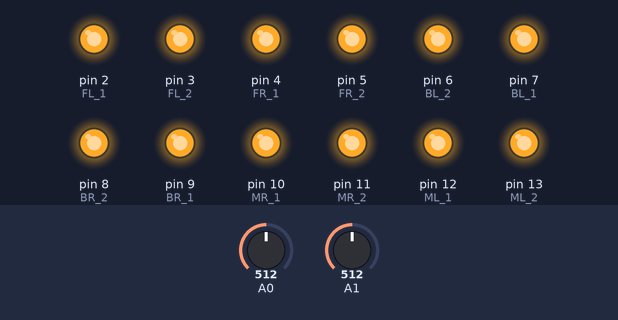
Bench run of a sketch on a simulated Arduino Uno, built with avr-gcc and run on an emulated ATmega328P. Parts: output pins drawn as LEDs (lit = HIGH). Inputs (shaded band) come from the test bench; at power-on: A0 = 512, A1 = 512.

Above: at 1.2 s.
1.3 s: A0 set to 328
2.8 s: A0 set to 311
At 3.4 s:
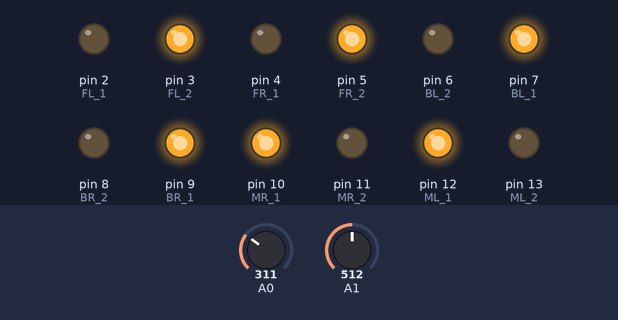
4.3 s: A0 set to 900
At 5.5 s:
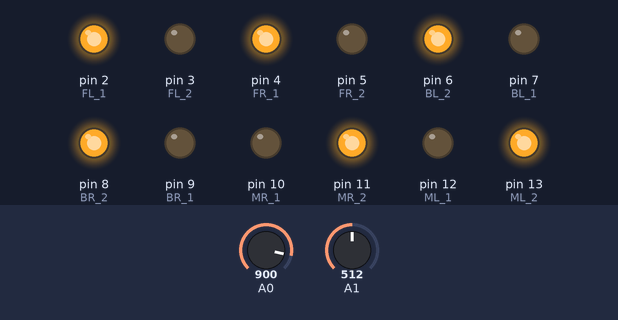
5.8 s: A0 set to 741
7.3 s: A0 set to 717
At 8.0 s:
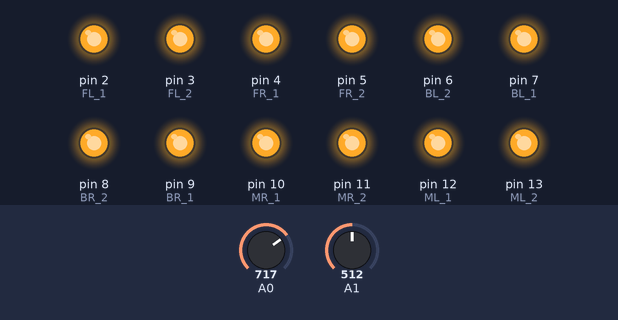
8.8 s: A1 set to 336
10.3 s: A1 set to 313
At 11.5 s:
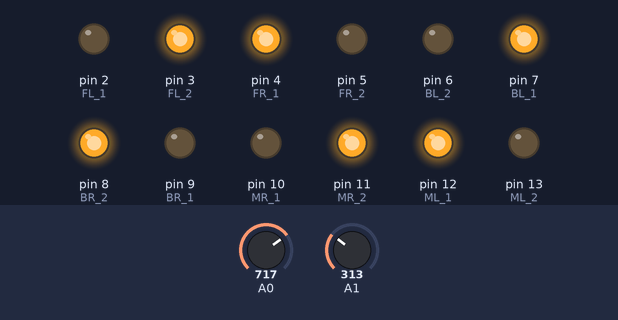
Timing chart, 0 to 12.8 s (numbered marks = the images above; inputs shaded):
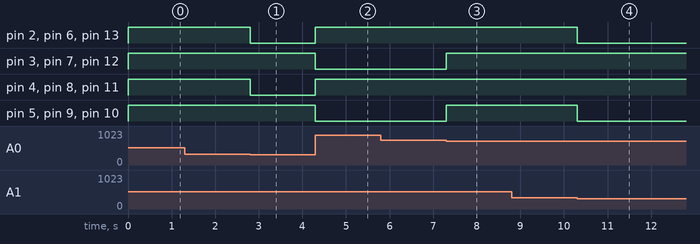

The sketch:

sketch_may25a.ino
```cpp
#define FL_1 2
#define FL_2 3

#define FR_1 4
#define FR_2 5

#define MR_1 10
#define MR_2 11

#define ML_1 12
#define ML_2 13

#define BR_1 9
#define BR_2 8

#define BL_1 7
#define BL_2 6

// A0 FWD & BWD
// A1 LEFT and RIGHT

uint8_t throttle = 0;
uint8_t turn = 0;

void init_pins();
void read_inputs();
void set_direction();

void move_forward();
void move_back();
void turn_left();
void turn_right();
void stop();

void setup()
{
  init_pins();
}

void loop()
{
  read_inputs();
  set_direction();
}

void init_pins()
{

  pinMode(FL_1, OUTPUT);
  pinMode(FL_2, OUTPUT);

  pinMode(FR_1, OUTPUT);
  pinMode(FR_2, OUTPUT);

  pinMode(MR_1, OUTPUT);
  pinMode(MR_2, OUTPUT);

  pinMode(ML_1, OUTPUT);
  pinMode(ML_2, OUTPUT);

  pinMode(BR_1, OUTPUT);
  pinMode(BR_2, OUTPUT);

  pinMode(BL_1, OUTPUT);
  pinMode(BL_2, OUTPUT);
}

void read_inputs()
{
  // 10-bit 0-1023
  // 8-bit 1024/4 -> 0-255
  throttle = analogRead(A0) / 4;
  turn = analogRead(A1) / 4;
}

void set_direction()
{
  if (throttle > 180)
  {
    move_forward();
  }
  else if (throttle < 80)
  {
    move_back();
  }
  else if (turn > 180)
  {
    turn_right();
  }
  else if (turn < 80)
  {
    turn_left();
  }
  else
    stop();
}

void move_forward()
{
  digitalWrite(FL_1, HIGH);
  digitalWrite(FL_2, LOW);

  digitalWrite(FR_1, HIGH);
  digitalWrite(FR_2, LOW);

  digitalWrite(ML_1, LOW);
  digitalWrite(ML_2, HIGH);

  digitalWrite(MR_1, LOW);
  digitalWrite(MR_2, HIGH);

  digitalWrite(BL_1, LOW);
  digitalWrite(BL_2, HIGH);

  digitalWrite(BR_1, LOW);
  digitalWrite(BR_2, HIGH);
}
void move_back()
{
  digitalWrite(FL_1, LOW);
  digitalWrite(FL_2, HIGH);

  digitalWrite(FR_1, LOW);
  digitalWrite(FR_2, HIGH);

  digitalWrite(ML_1, HIGH);
  digitalWrite(ML_2, LOW);

  digitalWrite(MR_1, HIGH);
  digitalWrite(MR_2, LOW);

  digitalWrite(BL_1, HIGH);
  digitalWrite(BL_2, LOW);

  digitalWrite(BR_1, HIGH);
  digitalWrite(BR_2, LOW);
}

void turn_left()
{
  digitalWrite(FL_1, LOW);
  digitalWrite(FL_2, HIGH);

  digitalWrite(FR_1, HIGH);
  digitalWrite(FR_2, LOW);

  digitalWrite(ML_1, HIGH);
  digitalWrite(ML_2, LOW);

  digitalWrite(MR_1, LOW);
  digitalWrite(MR_2, HIGH);

  digitalWrite(BL_1, HIGH);
  digitalWrite(BL_2, LOW);

  digitalWrite(BR_1, LOW);
  digitalWrite(BR_2, HIGH);
}
void turn_right()
{
  digitalWrite(FL_1, HIGH);
  digitalWrite(FL_2, LOW);

  digitalWrite(FR_1, LOW);
  digitalWrite(FR_2, HIGH);

  digitalWrite(ML_1, LOW);
  digitalWrite(ML_2, HIGH);

  digitalWrite(MR_1, HIGH);
  digitalWrite(MR_2, LOW);

  digitalWrite(BL_1, LOW);
  digitalWrite(BL_2, HIGH);

  digitalWrite(BR_1, HIGH);
  digitalWrite(BR_2, LOW);
}

void stop()
{
  digitalWrite(FL_1, HIGH);
  digitalWrite(FL_2, HIGH);

  digitalWrite(FR_1, HIGH);
  digitalWrite(FR_2, HIGH);

  digitalWrite(ML_1, HIGH);
  digitalWrite(ML_2, HIGH);

  digitalWrite(MR_1, HIGH);
  digitalWrite(MR_2, HIGH);

  digitalWrite(BL_1, HIGH);
  digitalWrite(BL_2, HIGH);

  digitalWrite(BR_1, HIGH);
  digitalWrite(BR_2, HIGH);
}
```

Measured:
- the behaviour switches between 320 and 319 on A0 (found by bisection; images 0 and 1)
- the behaviour switches between 724 and 723 on A0 (found by bisection; images 2 and 3)
- the behaviour switches between 320 and 319 on A1 (found by bisection; images 3 and 4)
- after the input at 1.3 s, every drawn part: stays the same
- after the input at 2.8 s, pin 2 (FL_1), pin 4 (FR_1), pin 6 (BL_2), pin 8 (BR_2), pin 11 (MR_2), pin 13 (ML_2): HIGH → LOW at once
- after the input at 4.3 s, pin 2 (FL_1), pin 4 (FR_1), pin 6 (BL_2), pin 8 (BR_2), pin 11 (MR_2), pin 13 (ML_2): LOW → HIGH at once; pin 3 (FL_2), pin 5 (FR_2), pin 7 (BL_1), pin 9 (BR_1), pin 10 (MR_1), pin 12 (ML_1): HIGH → LOW at once
- after the input at 5.8 s, every drawn part: stays the same
- after the input at 7.3 s, pin 3 (FL_2), pin 5 (FR_2), pin 7 (BL_1), pin 9 (BR_1), pin 10 (MR_1), pin 12 (ML_1): LOW → HIGH at once
- after the input at 8.8 s, every drawn part: stays the same
- after the input at 10.3 s, pin 2 (FL_1), pin 5 (FR_2), pin 6 (BL_2), pin 9 (BR_1), pin 10 (MR_1), pin 13 (ML_2): HIGH → LOW at once
